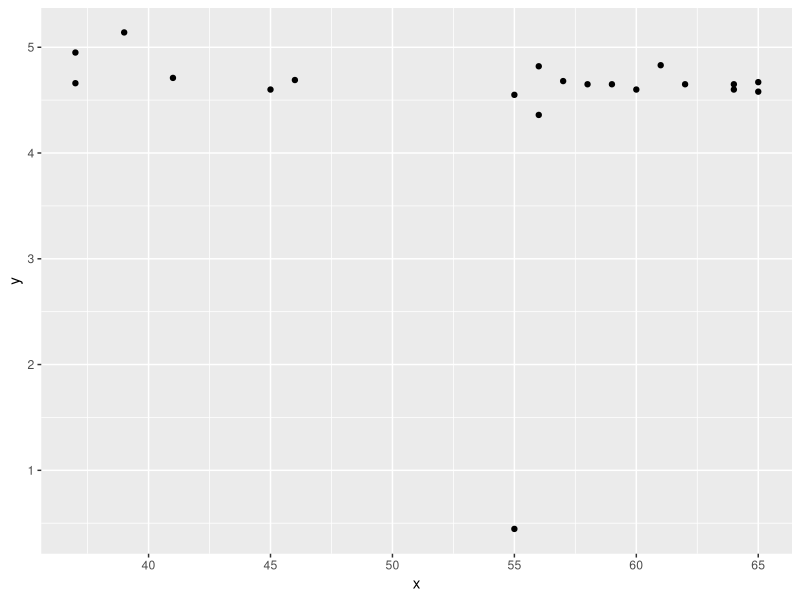

The R script that drew this image:
## ---- chunk 1
knitr::opts_chunk$set(echo = TRUE)
## ---- chunk 2
dpois(2, lambda = 2.3)
## ---- chunk 3
1 - sum(dpois(0:2, lambda = 2.3))
## ---- chunk 4
dpois(2.3, lambda = 2.3)
## ---- chunk 5
dpois(0, lambda = 2.3)
## ---- chunk 6
sum(dpois(0:5, lambda = 2.3))
## ---- chunk 7
y<-c(11,7,2,7,4,8,13,3,6,6,15,8,2,4,5,11,11,4,9,3,9,8,5,9,6)

est_lambda = sum(y)/25

print(est_lambda)
## ---- chunk 8
# temperature vector
x <- c(64,65,65,64,61,55,39,41,46,59,56,56,62,37,37,45,57,58,60,55)

# percent of butterfat
y <- c(4.65,4.58,4.67,4.60,4.83,4.55,5.14,4.71,4.69,4.65,4.36,4.82,4.65,4.66,4.95,4.60,4.68,4.65,4.6,.446)

# bring in ggplot
library("ggplot2")

# create dataframe
df = data.frame("temp" = x, "pfb" = y)

# display data
print(df)
## ---- chunk 9
# run summary stats 
summary(df)
## ---- chunk 10
# scatterpolot for temp vs. pbf
ggplot(data = df) +
  geom_point(mapping = aes(x,y))
## ---- chunk 11
# calculate pearson's coorelation coefficient
cor(x,y, method="pearson")
